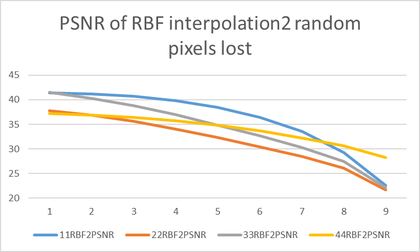
%> input picture Inpainting/Chart/11.png, 420 x 252 px, shrunk from 752 x 452 before the run, given in place of 11.jpg, which was not available
$ octave main.m   (GNU Octave 9; MATLAB toolbox functions it lacks are replaced by stand-ins)
%> lines starting %> are read from the running program, lines starting %| are printed output that depends on the picture; pictures that were not available may be replaced by others from this repository, and a replacement may not be noted
clear all;
close all;
clc;
arr = [0,0,0];
zero = [0,0,0;0,0,0;0,0,0];

for i=1:3
    if i == 1
        img=imread('D:\照片\image\11.jpg');
%> img is the input picture: size 252x420x3 uint8; mean R, G, B 247.1, 246.1, 244.2
    elseif i == 2
        img=imread('D:\照片\image\22.jpg');
    else
        img=imread('D:\照片\image\33.jpg');

    end;
    img=rgb2gray(img);
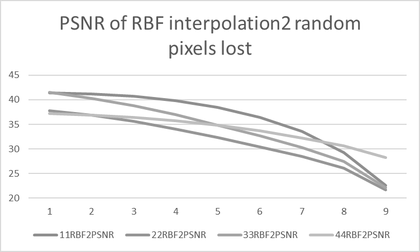
%> img: size 252x420 uint8; min 56, max 255, mean 246.2
    a(i)=sum(sum(img));
    img=double(img);
%> img: size 252x420 double

    w=fspecial('gaussian',[7,7]);
    imgG=imfilter(img,w,'replicate');

    img_canny=edge(img,'canny',0.15);
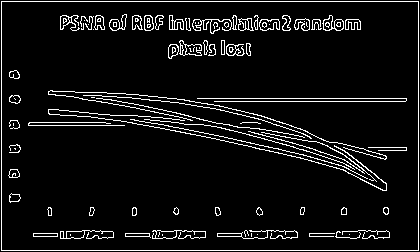
%> img_canny: size 252x420 logical; 7.1% white in thin lines or dots
    figure;
    imshow(img_canny);
    title('Canny');
    img_canny=im2bw(img_canny);
    [row,col]=size(img_canny);
%> row = 252; col = 420
    %Calculate the isolate pixels
    %to distinguish the cons of the edge image
    for j=2:row-1
        for k = 2:col-1
            if img_canny(j, k) == 1
                if img_canny(j-1, k) == 0 && img_canny(j,k-1) == 0 && img_canny(j+1, k) == 0 && img_canny(j, k+1) == 0
                    zero(i,1)=zero(i,1)+1;
                end;
            end;
        end;
    end;
%> after the loop, zero = [58 0 0; 0 0 0; 0 0 0]

    img_prewitt=edge(img, 'prewitt', 9);
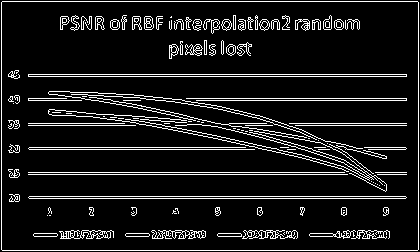
%> img_prewitt: size 252x420 logical; 10.2% white in thin lines or dots
    figure;
    imshow(img_prewitt);
    title('Prewitt');
    img_prewitt=im2bw(img_prewitt);
    [row,col]=size(img_prewitt);
    for j=2:row-1
        for k = 2:col-1
            if img_canny(j, k) == 1
                if img_prewitt(j-1, k) == 0 && img_prewitt(j,k-1) == 0 && img_prewitt(j+1, k) == 0 && img_prewitt(j, k+1) == 0
                    zero(i,2)=zero(i,2)+1;
                end;
            end;
        end;
    end;
%> after the loop, zero = [58 225 0; 0 0 0; 0 0 0]

    img_sobel=edge(img,'sobel', 9);
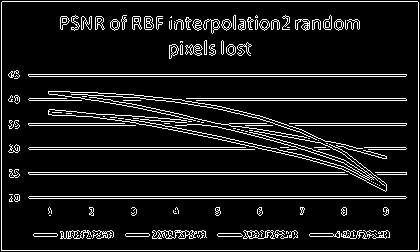
%> img_sobel: size 252x420 logical; 10.1% white in thin lines or dots
    figure;
    imshow(img_sobel);
    title('Sobel');
    img_sobel=im2bw(img_sobel);
    [row,col]=size(img_sobel);
    for j=2:row-1
        for k = 2:col-1
            if img_sobel(j, k) == 1
                if img_sobel(j-1, k) == 0 && img_sobel(j,k-1) == 0 && img_sobel(j+1, k) == 0 && img_sobel(j, k+1) == 0
                    zero(i,3)=zero(i,3)+1;
                end;
            end;
        end;
    end;
%> after the loop, zero = [58 225 440; 0 0 0; 0 0 0]
%> (the run ends here)
